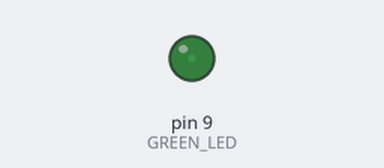
Bench run of a sketch on a simulated Arduino Uno, built with avr-gcc and run on an emulated ATmega328P. Shown: output pins drawn as LEDs (lit = HIGH).

Above: at 0.15 s.
At 1.05 s:
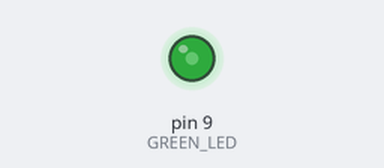
At 1.95 s:
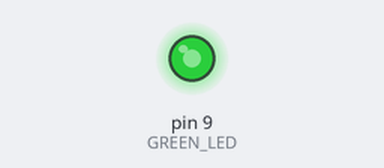
At 10.2 s:
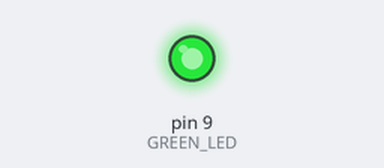
Timing chart, 0 to 11.7 s (numbered marks = the images above):
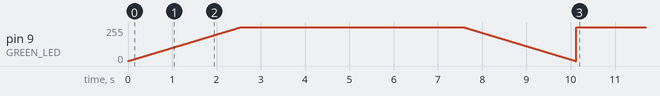

The sketch:

fadeled.ino
```cpp
#define GREEN_LED 9
int brightness = 255;
int gBright = 0;

int fadeSpeed = 10;
void setup() {
  // put your setup code here, to run once:
  pinMode(GREEN_LED, OUTPUT);
}
void TurnOn() {
   for (int i = 0; i < 256; i++) {
       analogWrite(GREEN_LED, gBright);
       gBright +=1;
       delay(fadeSpeed);
   }
}
void TurnOff() {
   for (int i = 0; i < 256; i++) {
       analogWrite(GREEN_LED, brightness);
       brightness -= 1;
       delay(fadeSpeed);
   }
}
void loop()
{
   TurnOn();
   delay(5000);
   TurnOff();
}
```
